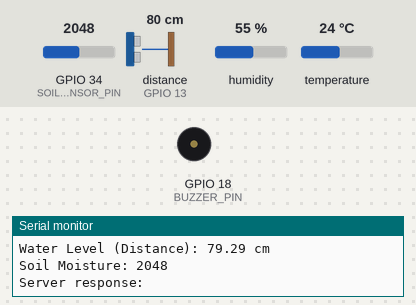
The sketch below on a simulated ESP32. On the bench: buzzer (waves = sounding), the last lines printed to the serial monitor. Wiring (inferred from the names in the program): ultrasonic range finder: trigger GPIO 12; echo GPIO 13. The test bench sets the inputs (shaded band); at power-on: distance to the obstacle (sensor on GPIO 13) 80 cm, GPIO 34 (SOIL_SENSOR_PIN) = 2048, humidity 55 %, temperature 24 °C. The echo pulse lasts 58.3 µs per cm; WiFi joins after 1.5 s; servers stay silent unless stated; uploads are accepted with an empty reply.

Above: at 3.2 s.
3.3 s: distance to the obstacle (sensor on GPIO 13) set to 5 cm
9.2 s: distance to the obstacle (sensor on GPIO 13) set to 2 cm
At 12.8 s:
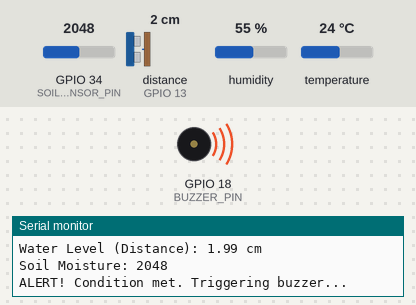
19.8 s: distance to the obstacle (sensor on GPIO 13) set to 4 cm
At 20.7 s:
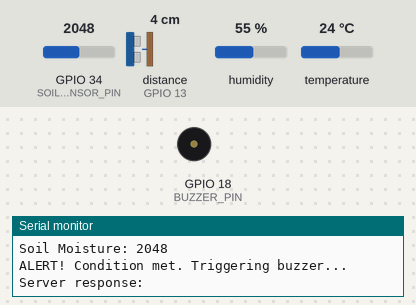
Timing chart, 0 to 22.8 s (numbered marks = the images above; inputs shaded):
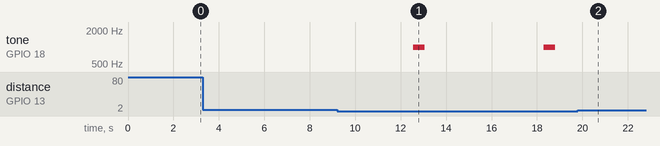

Measured:
- the behaviour switches between 4 and 3 cm on distance to the obstacle (sensor on GPIO 13) (found by bisection; images 0 and 1)
- after the input at 9.2 s, tone on GPIO 18 (BUZZER_PIN): alternates 1000 Hz for 0.50 s and silent for 5.3 s, starting after 3.4 s
- after the input at 19.8 s, tone on GPIO 18 (BUZZER_PIN): stops changing and stays silent

The sketch:

Esp_code.ino
```cpp
#include <WiFi.h>
#include <HTTPClient.h>
#include <DHT.h>

#define DHT_PIN 15          // DHT sensor connected to GPIO 15
#define DHTTYPE DHT11
#define ULTRASONIC_TRIG 12   // Ultrasonic Trigger pin for water level measurement
#define ULTRASONIC_ECHO 13   // Ultrasonic Echo pin for water level measurement
#define SOIL_SENSOR_PIN 34    // Soil moisture sensor connected to analog pin A0
#define Sensor_Power 4
#define BUZZER_PIN 18

const char* ssid = "Redmi Note 10 Pro";
const char* password = "9814230669";
const char* serverUrl = "http://192.168.169.147:5000/post-sensor-data";  // Python server IP and endpoint

DHT dht(DHT_PIN, DHTTYPE);

void setup() {
  Serial.begin(115200);

  // Initialize sensors and buzzer
  pinMode(ULTRASONIC_TRIG, OUTPUT);
  pinMode(ULTRASONIC_ECHO, INPUT);
  pinMode(BUZZER_PIN, OUTPUT);
  pinMode(SOIL_SENSOR_PIN, INPUT);
  pinMode(Sensor_Power, OUTPUT);


  dht.begin();
+
  // Connect to Wi-Fi
  WiFi.begin(ssid, password);
  while (WiFi.status() != WL_CONNECTED) {
    delay(1000);
    Serial.println("Connecting to WiFi...");
  }
  Serial.println("Connected to WiFi!");
}

float readUltrasonicDistance() {
  digitalWrite(ULTRASONIC_TRIG, LOW);
  delayMicroseconds(2);
  digitalWrite(ULTRASONIC_TRIG, HIGH);
  delayMicroseconds(10);
  digitalWrite(ULTRASONIC_TRIG, LOW);

  long duration = pulseIn(ULTRASONIC_ECHO, HIGH);
  return duration * 0.034 / 2;  // Convert duration to cm
}

int readSoilMoisture() {
   digitalWrite(Sensor_Power,HIGH);
   delay(20);
   int value= analogRead(SOIL_SENSOR_PIN);
   // Read soil moisture sensor value (0-1023)
      digitalWrite(Sensor_Power,LOW);
      return value;
}

void triggerBuzzer() {
  tone(BUZZER_PIN, 1000);  // Emit a 1 kHz tone
  delay(500);
  noTone(BUZZER_PIN);
}

void loop() {
  if (WiFi.status() == WL_CONNECTED) {
    // Read sensor data
    float temperature = dht.readTemperature();
    float humidity = dht.readHumidity();
    float distance = readUltrasonicDistance();
    int soilMoisture = readSoilMoisture();

    // Print sensor data to serial monitor
    Serial.print("Temperature: ");
    Serial.print(temperature);
    Serial.println(" °C");

    Serial.print("Humidity: ");
    Serial.print(humidity);
    Serial.println(" %");

    Serial.print("Water Level (Distance): ");
    Serial.print(distance);
    Serial.println(" cm");

    Serial.print("Soil Moisture: ");
    Serial.println(soilMoisture);

    // Trigger the buzzer based on conditions
    if (distance < 3 ) {  // Adjust these thresholds based on your requirements
      Serial.println("ALERT! Condition met. Triggering buzzer...");
      triggerBuzzer();
    }

    // Send data to the server
    if (!isnan(temperature) && !isnan(humidity)) {
      HTTPClient http;

      // Prepare the JSON payload
      String jsonData = "{\"temperature\":" + String(temperature) +
                        ",\"humidity\":" + String(humidity) +
                        ",\"waterLevel\":" + String(distance) +
                        ",\"soilMoisture\":" + String(soilMoisture) + "}";

      http.begin(serverUrl);
      http.addHeader("Content-Type", "application/json");

      // Send POST request
      int httpResponseCode = http.POST(jsonData);

      if (httpResponseCode > 0) {
        String response = http.getString();
        Serial.println("Server response: " + response);
      } else {
        Serial.println("Error sending data: " + String(httpResponseCode));
      }

      http.end();
    }

    delay(5000);  // Send data every 5 seconds
  } else {
    Serial.println("WiFi disconnected, reconnecting...");
    WiFi.begin(ssid, password);
    delay(1000);
  }
}
```
